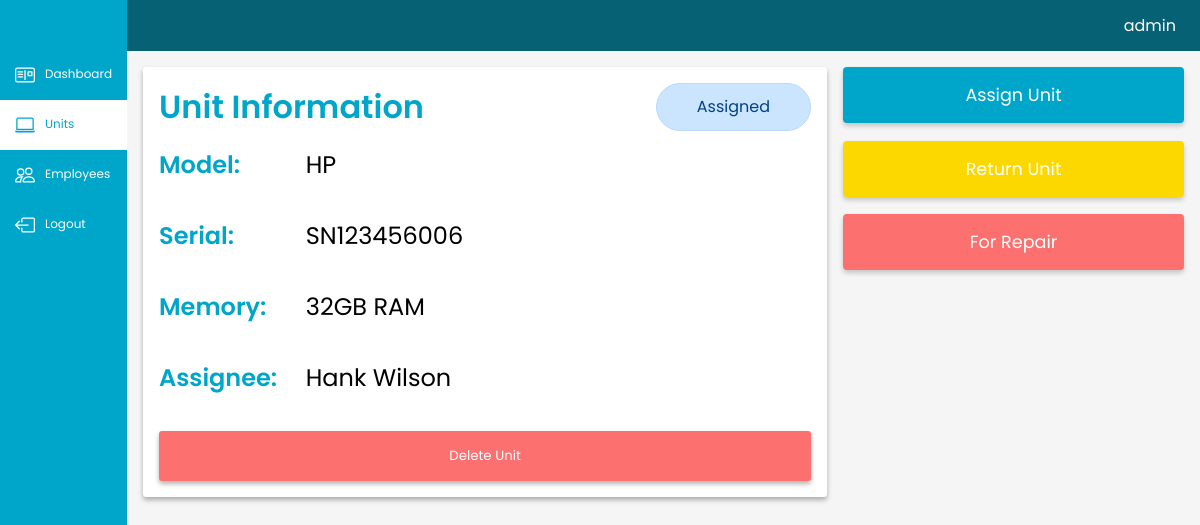
Screenshot of /view/unit.php?id=6 (signed in) with the database file from the repository.
### tables this page shows
CREATE TABLE `units` (
  `id` int(11) NOT NULL,
  `serial` text NOT NULL,
  `model` text NOT NULL,
  `memory` text NOT NULL,
  `status` text NOT NULL,
  `assignee` int(11) NOT NULL
);

CREATE TABLE `employees` (
  `id` int(11) NOT NULL,
  `name` varchar(32) NOT NULL,
  `department` varchar(32) NOT NULL
);

### view/unit.php (the view, shortened to what this page needs)
<?php
include ("../controller/connection.php");
    $user = $_SESSION["user"];
    if(isset($_GET['id'])){
        $unit_id = $_GET['id'];
    }
    $sql = "SELECT * from units where id = $unit_id ";
    $result = $mysqli-> query($sql);
    if ($result && $result->num_rows > 0) {
        $unit = $result->fetch_assoc();
    } else {
        exit();
    }
?>
<!DOCTYPE html>
<html lang="en">
<head>
    <link rel="stylesheet" href="../styles/font.css">
    <link rel="stylesheet" href="../styles/index.css">
</head>
<body>
<div class="main">
    <div class="navigation">
        <div class="ul">
        <div class="li"> </div>
            <div class="li"><a  href="../index.php">
            Dashboard
</a> </div>
            <div class="li"><a   class="nav-active" href="units.php">
            <svg xmlns="http://www.w3.org/2000/svg" width="20" height="20"  fill="currentColor" class="bi bi-laptop" viewBox="0 0 16 16">
               <path d="M13.5 3a.5.5 0 0 1 .5.5V11H2V3.5a.5.5 0 0 1 .5-.5zm-11-1A1.5 1.5 0 0 0 1 3.5V12h14V3.5A1.5 1.5 0 0 0 13.5 2zM0 12.5h16a1.5 1.5 0 0 1-1.5 1.5h-13A1.5 1.5 0 0 1 0 12.5"/>
            </svg>
            Units
        </a></div>
            <div class="li"><a href="employees.php">
            Employees</a></div>
            <div class="li"><a class="" href="../controller/logout_process.php">
                Logout
    </a> </div>
        </div>
    </div>
    <div class="content">
        <div class="container">
            <header>
                <p>  <?php echo $user->username; ?> </p>
            </header>
            <main class="">
                <div class="unit">
                    <div class="unit-container">
                     <div class="unit-header">
                        <p class="unit-header-title">Unit Information</p>
                        <?php
                            if($unit['status'] === 'Assigned'){
                                echo "<p class='assigned'>Assigned</p>";
                            }
                        ?>
                        </div>
                        <div class="container-information">
                            <div class="container-information-row">
                                <p class="info-sub">Model: </p>
                                <p class="info-value"> <?php echo htmlspecialchars($unit['model']); ?></p>
                            </div>
                            <div class="container-information-row">
                                <p class="info-sub">Serial:</p>
                                <p class="info-value">  <?php echo htmlspecialchars($unit['serial']); ?></p>
                            </div>
                            <div class="container-information-row">
                                <p class="info-sub">Memory:</p>
                                <p class="info-value"> <?php echo htmlspecialchars($unit['memory']); ?></p>
                            </div>
                            <?php
                                    if($unit['status'] === "Assigned"){
                                        $assignee = $unit["assignee"];
                                        $sql1 = "Select name from employees where id = $assignee ";
                                        $result1 = $mysqli-> query($sql1);
                                        if ($result1 && $result1->num_rows > 0) {
                                            $row = $result1->fetch_assoc();
                                            $assignee_name = $row['name'];
                                        } else {
                                            $assignee_name = "Unknown Assignee";
                                        }
                                       echo " <div class='container-information-row'>";
                                       echo "<p class='info-sub'>Assignee: </p>";
                                       echo " <p class='info-value'>".$assignee_name."</p>";
                                       echo "</div>";
                                    }
                                ?>
                        </div>
                        <div class="delete-action">
                                <form method="POST" action = "../controller/delete-unit.php">
                                    <input class='delete-btn' type="submit" name="delete_unit" value = "Delete Unit">
                                </form>
                        </div>
                     </div>
                        <div class="unit-actions">
                            <button class="actions-button assign-btn" id="assign-btn">
                                Assign Unit
                            </button>
                            <form method = "POST" action ="../controller/return-unit.php">
                                <input class="actions-button return-btn" type="submit" value="Return Unit" name="return_unit">
                            </form>
                            <form method = "POST" action ="../controller/repair-unit.php">
                                <input class="actions-button repair-btn" type="submit" value="For Repair" name="return_unit">
                            </form>
                        </div>
                </div>
            </main>
        </div>
    </div>
</div>
</body>
</html>

### styles/index.css (style rules this page uses)
* { padding:0; margin:0; box-sizing: border-box; }
.main { display: flex; width: 100%; }
header { width: 100%; }

### view/unit.php (style rules this page uses)
* { padding:0; margin:0; box-sizing: border-box; }
.main { display: flex; width: 100%; }
.navigation { height:100%; }
.navigation .ul { display: flex; flex-direction:column; min-height:100vh; height: 100%; background:#00A6CA; }
.navigation .ul .li a { padding:15px; display:flex; color:white; text-decoration:none; font-size:12px; }
.navigation .ul .li .nav-active { background:white; color:#00A6CA; }
.navigation .ul .li a svg { margin-right:10px; }
.content { width: 100%; background:#F5F5F5; }
header { background:#066175; text-align:right; padding:13px; padding-right:1.5em; }
header p { color:white; }
main { background:none; }
.unit { display: flex; margin:1em; }
.unit-container { background:white; width: 70%; padding:1em; box-shadow: 0 3px 5px rgb(0,0,0,0.3); border-radius: 3px; margin-right: 1em; }
.unit-actions { width: 35%; }
.unit-actions button, .unit-actions form input { width: 100%; }
.container-information { margin-top: 1em; }
.container-information-row { display: flex; width: 45%; justify-content: space-between; }
.info-sub { font-weight: 600; margin-bottom: 1.5em; font-size: 1.5em; }
.info-value { font-size: 1.5em; }
.unit-header { display: flex; width: 100%; justify-content: space-between; }
.assigned { background:#cce5ff; color:#004085; padding:10px 40px; border-radius: 30px; border:1px solid #b8daff; }
.unit-header-title { font-weight: 600; font-size: 2em; color:#00A6CA; }
.container-information-row .info-sub { width: 50%; color:#00A6CA; }
.container-information-row .info-value { width: 50%; }
.delete-action { width: 100%; }
.delete-action .delete-btn { width:100%; padding: 15px 0; border:none; background:#FD7070; color:white; box-shadow: 0 3px 5px rgb(0,0,0,0.3); border-radius: 3px; cursor: pointer; }
.actions-button { font-size: 1.1em; padding:15px 0; margin-bottom: 1em; border:none; border-radius: 4px; box-shadow: 0 3px 5px rgb(0,0,0,0.2); cursor: pointer; }
.assign-btn { background:#00A6CA; color:white; }
.return-btn { background:#FCD800; color:white; }
.repair-btn { background:#FD7070; color:white; }

### rows the page displays
units: model "HP", serial "SN123456006", memory "32GB RAM"
employees: name "Hank Wilson"

### other values shown
$user->username "admin"
